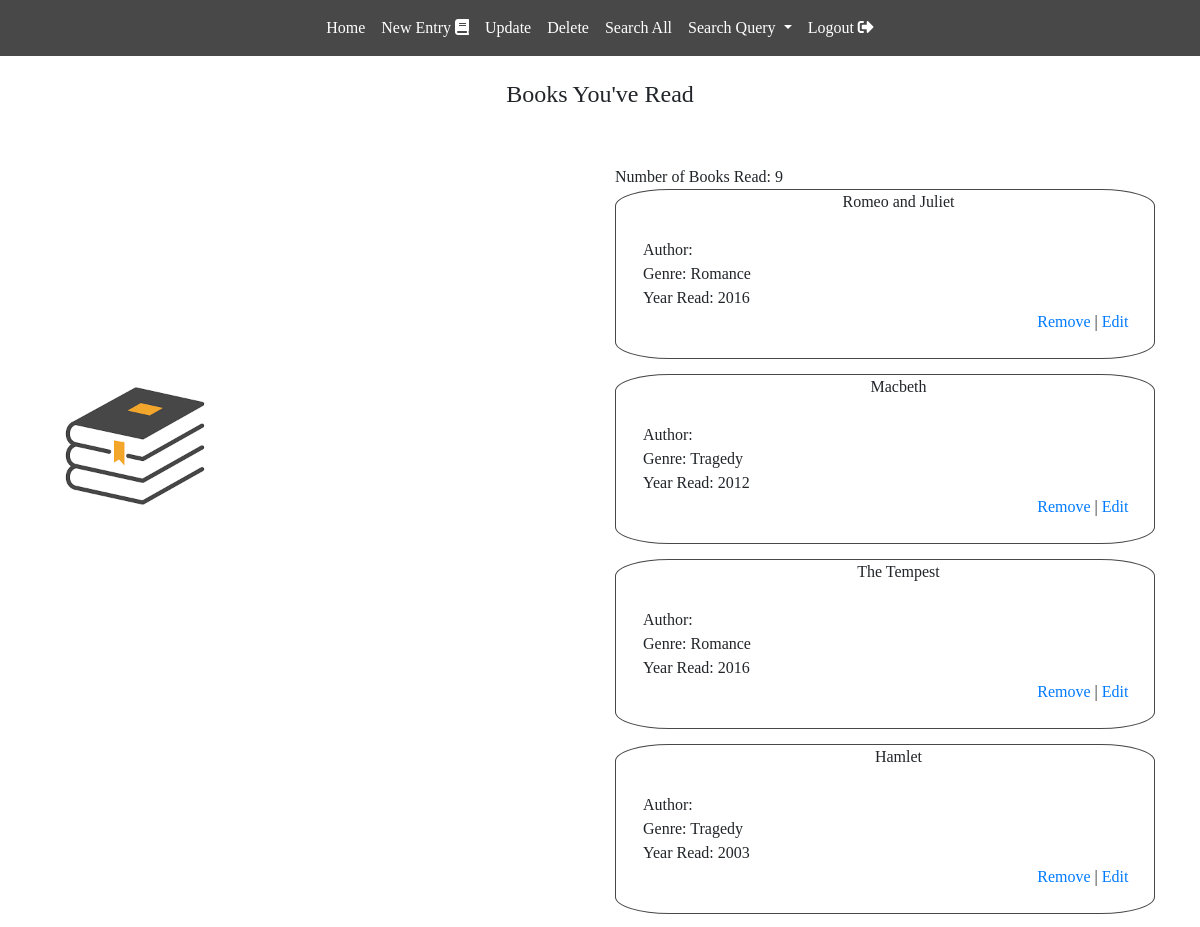
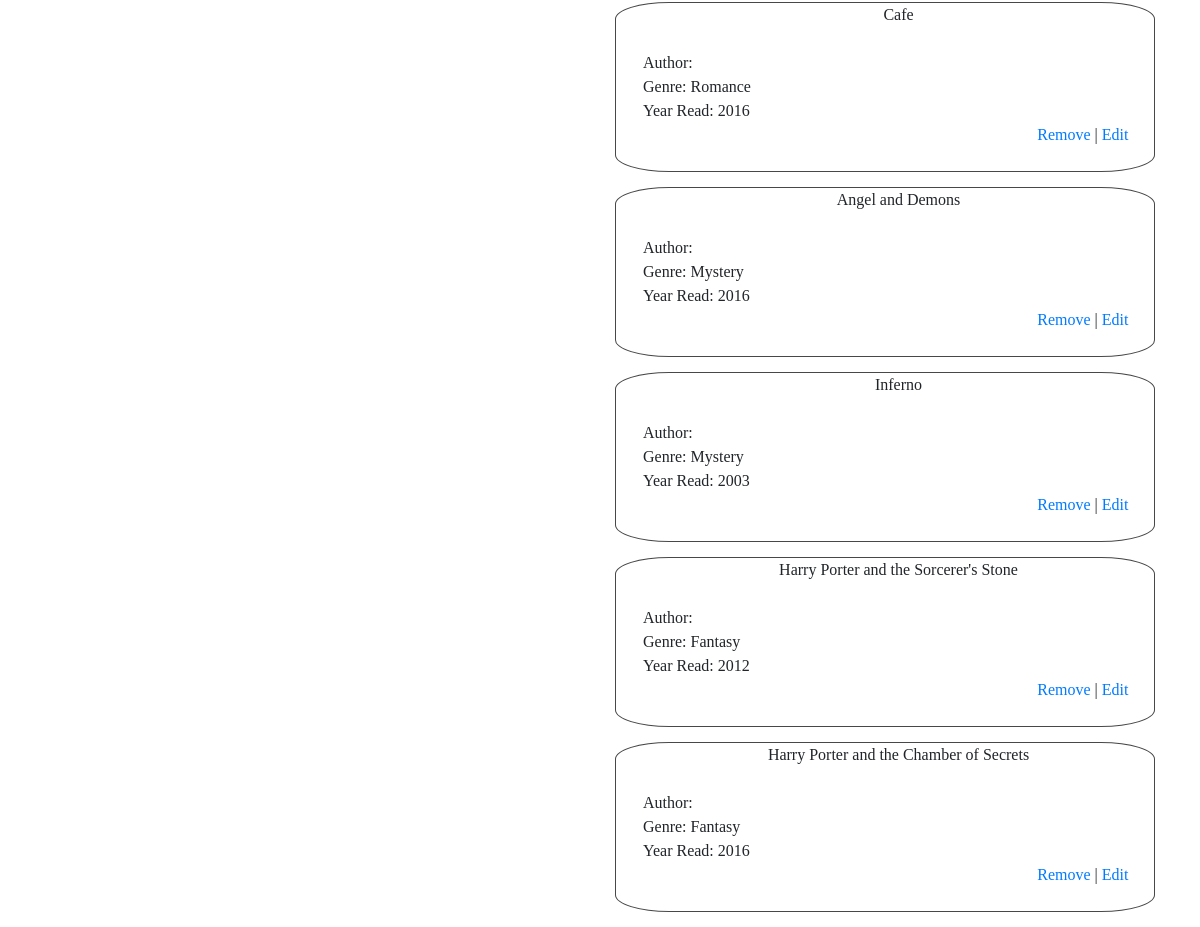
Page /booksread.php (signed in) on the committed database (2 pictures, top to bottom).
### tables this page shows
CREATE TABLE Users_Books (
    User_ID int NOT NULL,
    Book_ID int NOT NULL,
    Year_Read int,
    PRIMARY KEY (User_ID,Book_ID)
);

CREATE TABLE Books (
    Book_ID int NOT NULL,
    ISBN char(50),
    Book_Name char(50),
    Author_ID int,
    Genre_ID int,
    PRIMARY KEY (Book_ID)
);

CREATE TABLE Genre (
    Genre_ID int NOT NULL,
    GenreN char(50) NOT NULL,
    PRIMARY KEY (Genre_ID)
);

### booksread.php (the view, shortened to what this page needs)
<?php
    include_once('included_functions.php');
    new_header("Books Read | READ and FIND");
    nav_bar();
        $mysqli=db_connection();
        $user_id = (int)$_SESSION['user_id'];
        $query = "select * ";
        $query .= "from Users_Books natural join Books natural join Author natural join Genre";
        $result = $mysqli->query($query);
?>
    <div class="left-img">
    </div>
    <br />
    <h4><center><?php echo"Books You've Read";?></center></h4>
    <div class='container'>
        <div class="row">
            <div class = "col-lg-6 col-md-5">
            </div>
            <div class = "col-lg-6 col-md-7 col-sm-12 col-xs-12">
                <br /><br />
                <div id="numread"></div>
                <?php
                    while($row = $result->fetch()){
                            if ($row['User_ID']==$user_id){
                                echo"<div class='books'>
                                    <center>".$row['Book_Name']."<br /></center><br />
                                    Author: ".$row['FName']." ".$row['LName']."<br />
                                    Genre: ".$row['GenreN']."<br />
                                    Year Read: ".$row['Year_Read']."<br />
                                    <div style='text-align:right; padding-right:5%;'>
                                        <a href='#'>Remove</a> | <a href='#'>Edit</a>
                                    </div>
                                    <br/>
                                </div>";
                            }
                    }
                ?>
            </div>
        </div>
    </div>
   <?php footer(); ?>

### included_functions.php (shortened to what this page needs)
<?php
    function new_header($title){
        echo "<!DOCTYPE html>
        <html>
        <head>
            <meta http-equiv='Content-Type' content='text/html' charset='utf-8' />
            <meta http-equiv='X-UA-Compatible' content='IE=edge'>
            <meta name='viewport' content='width=device-width, initial-scale=1'>
            <title>$title</title>
            <link rel='stylesheet' href='css/bootstrap.min.css' />
            <link rel='stylesheet' href='css/main.css' />
            <link rel='stylesheet' href='fontawesome/css/fontawesome-all.css' />
        </head>
        <body>
        <section class='header'>";
    }
    function nav_bar(){
        echo "
            <nav class='navbar navbar-expand-lg navbar-light main_color'>
                <div class='collapse navbar-collapse' id='navbarSupportedContent'>
                    <ul class='navbar-nav w-100 justify-content-center'>
                        <li class='nav-item active'>
                            <a class='nav-link' href='home.php'>Home <span class='sr-only'>(current)</span></a>
                        </li>
                        <li class='nav-item'>
                            <a class='nav-link' href='newentry.php'>New Entry <i class='fas fa-book'></i> <span class='sr-only'>(current)</span></a>
                        </li>
                        <li class='nav-item'>
                            <a class='nav-link' href='update.php'>Update</a>
                        </li>
                        <li class='nav-item'>
                            <a class='nav-link' href='#'>Delete</a>
                        </li>
                        <li class='nav-item'>
                            <a class='nav-link' href='#'>Search All</a>
                        </li>
                        <li class='nav-item dropdown'>
                            <a class='nav-link dropdown-toggle' href='#' id='navbarDropdown' role='button' data-toggle='dropdown' aria-haspopup='true' aria-expanded='false'>
                                Search Query
                            </a>
                        </li>
                        <li class='nav-item'>
                            <a class='nav-link' href='logout.php'>Logout <i class='fas fa-sign-out-alt'></i></a>
                        </li>
                    </ul>
                </div>
            </nav>
        </section>";
    }
    function footer(){
        echo "
        <script src='https://code.jquery.com/jquery-3.2.1.slim.min.js'></script>
        <script src='https://cdnjs.cloudflare.com/ajax/libs/popper.js/1.12.9/umd/popper.min.js'></script>
        <script src='js/bootstrap.min.js'></script>
        <script src='js/main.js'></script>
    </body>
    </html>";
    }
?>

### css/main.css (style rules this page uses)
body { font-family: cursive !important; margin-top: 0; padding-top: 0; height: 100%; }
@media only screen and (min-width:750px) { .left-img { top: 20%; left:5%; background-image: url("../images/Books.png"); background-size: cover; background-repeat: no-repeat; width: 150px; height: 150px; opacity: 0.9; position: fixed; z-index: -1; } }
.navbar-light .navbar-nav .nav-link { color: #fff; }
.navbar-light .navbar-nav .active > .nav-link, .navbar-light .navbar-nav .nav-link.active, .navbar-light .navbar-nav .nav-link.show, .navbar-light .navbar-nav .show > .nav-link { color: #fff; }
.main_color { background-color: #484848 !important; }
.books { border: solid 1px #484848; border-radius: 10%; padding-left: 5%; margin-bottom: 15px !important; }

### rows in the picture
users_books: Book_ID.Book_Name "Romeo and Juliet", genre.GenreN "Romance", Year_Read "2016"
users_books: Book_ID.Book_Name "Macbeth", genre.GenreN "Tragedy", Year_Read "2012"
users_books: Book_ID.Book_Name "The Tempest", genre.GenreN "Romance", Year_Read "2016"
users_books: Book_ID.Book_Name "Hamlet", genre.GenreN "Tragedy", Year_Read "2003"
users_books: Book_ID.Book_Name "Cafe", genre.GenreN "Romance", Year_Read "2016"
users_books: Book_ID.Book_Name "Angel and Demons", genre.GenreN "Mystery", Year_Read "2016"
users_books: Book_ID.Book_Name "Inferno", genre.GenreN "Mystery", Year_Read "2003"
users_books: Book_ID.Book_Name "Harry Porter and the Sorcerer's Stone", genre.GenreN "Fantasy", Year_Read "2012"
users_books: Book_ID.Book_Name "Harry Porter and the Chamber of Secrets", genre.GenreN "Fantasy", Year_Read "2016"
